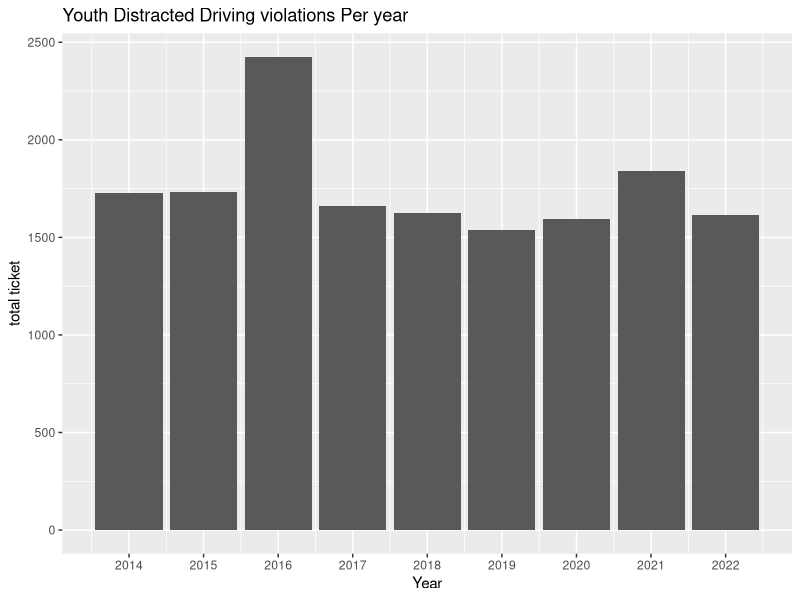
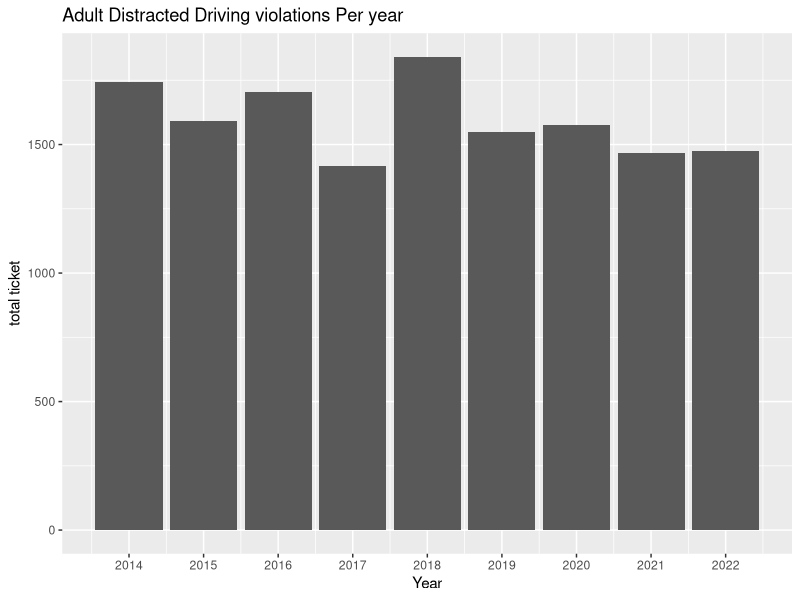
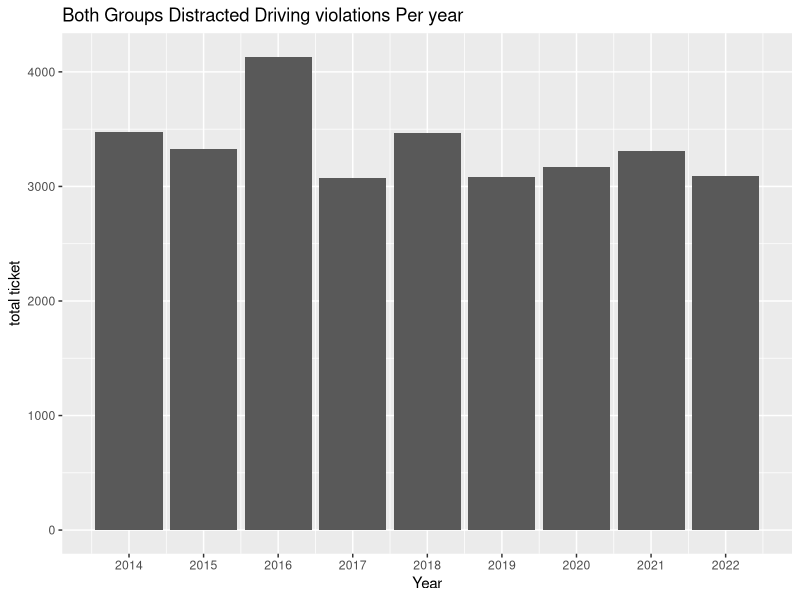

These figures' R source, in order:
#### Preamble ####
# Purpose: Simulates data summary of each year's distracted driving violation
# Author: Harrison Huang
# Date: 23 January 2024
# Contact: harri.huang@mail.utoronto.ca
# License: MIT
# Pre-requisites: n/a
# Any other information needed? n/a

#### Workspace setup ####
library(tidyverse)

#### Build simulated data ####
set.seed(888)

# Ref from https://github.com/ThomasWilliamFox/toronto_child_care/blob/master/scripts/00-simulate_data.R
# Ref from https://github.com/InessaDeAngelis/Toronto_Elections/blob/main/scripts/00-simulate_data.R

# Simulate ticket given data
# year from 2014-2022
# ticket counts 1 to 50
# age group - youth or adult

simulated_ticket_data <-
  tibble(
    # randomyl select a year to assign to the ticket_count
    offence_year = sample(
      x = c(2014, 2015, 2016, 2017, 2018, 2019, 2020, 2021, 2022),
      size = 1000,
      replace = TRUE
    ), 
    
    # randomly assigning each data to either adult or youth
    age_group =  sample(
      x = c("Adult", "Youth"),
      size = 1000,
      replace = TRUE),
    
    # ticket count are randomly generated between 1 to 60 for each data input
    ticket_count = sample(
      x = c(0:60),
      size = 1000,
      replace = TRUE)
  )

# cleaned the simulated data for only youth data by per year 
simulated_youth_data <-
  simulated_ticket_data|>
  filter(age_group =="Youth")|>
  arrange(offence_year) |>
  summarise(total_violations = sum(ticket_count),
            .by = offence_year) 

# cleaned the simulated data for only adult data by per year 
simulated_adult_data <-
  simulated_ticket_data|>
  filter(age_group =="Adult")|>
  arrange(offence_year) |>
  summarise(total_violations = sum(ticket_count),
            .by = offence_year) 

# cleaned the simulated data for both adult and youth data by per year 
simulated_overall_data <-
  simulated_ticket_data|>
  arrange(offence_year) |>
  summarise(total_violations = sum(ticket_count),
            .by = offence_year) 



# bar graph of simulated youth data
simulated_youth_data |> 
  ggplot(mapping = aes(x = offence_year, y = total_violations))+ 
  geom_bar(stat= 'identity') +
  scale_x_continuous(breaks =c(2014, 2015, 2016, 2017, 2018, 2019, 2020, 2021, 2022, 2023))+ 
  labs(title = "Youth Distracted Driving violations Per year", x = "Year", y = "total ticket")


# bar graph of simulated adult data
simulated_adult_data |> 
  ggplot(mapping = aes(x = offence_year, y = total_violations))+ 
  geom_bar(stat= 'identity') +
  scale_x_continuous(breaks =c(2014, 2015, 2016, 2017, 2018, 2019, 2020, 2021, 2022, 2023))+ 
  labs(title = "Adult Distracted Driving violations Per year", x = "Year", y = "total ticket")

# bar graph of overall data
simulated_overall_data |> 
  ggplot(mapping = aes(x = offence_year, y = total_violations))+ 
  geom_bar(stat= 'identity') +
  scale_x_continuous(breaks =c(2014, 2015, 2016, 2017, 2018, 2019, 2020, 2021, 2022, 2023))+ 
  labs(title = "Both Groups Distracted Driving violations Per year", x = "Year", y = "total ticket")


#Testing#

## testing youth data ##
if (min(simulated_youth_data$ticket_count) < 0) {
  print("Negative number in ticket count")
}

if (class(simulated_youth_data$age_group) != "character") {
  print("Age group has non-char value")
}

if (max(simulated_youth_data$offence_year) < 2024) {
  print("Incorrect offence year, future")
}

## testing adult data ##
if (min(simulated_adult_data$ticket_count) < 0) {
  print("Negative number in ticket count")
}

if (class(simulated_adult_data$age_group) != "character") {
  print("Age group has non-char value")
}

if (max(simulated_adult_data$offence_year) < 2024) {
  print("Incorrect offence year, future")
}

## testing overall data ##

if (min(simulated_overall_data$ticket_count) < 0) {
  print("Negative number in ticket count")
}

if (class(simulated_overall_data$age_group) != "character") {
  print("Age group has non-char value")
}

if (max(simulated_overall_data$offence_year) < 2024) {
  print("Incorrect offence year, future")
}


